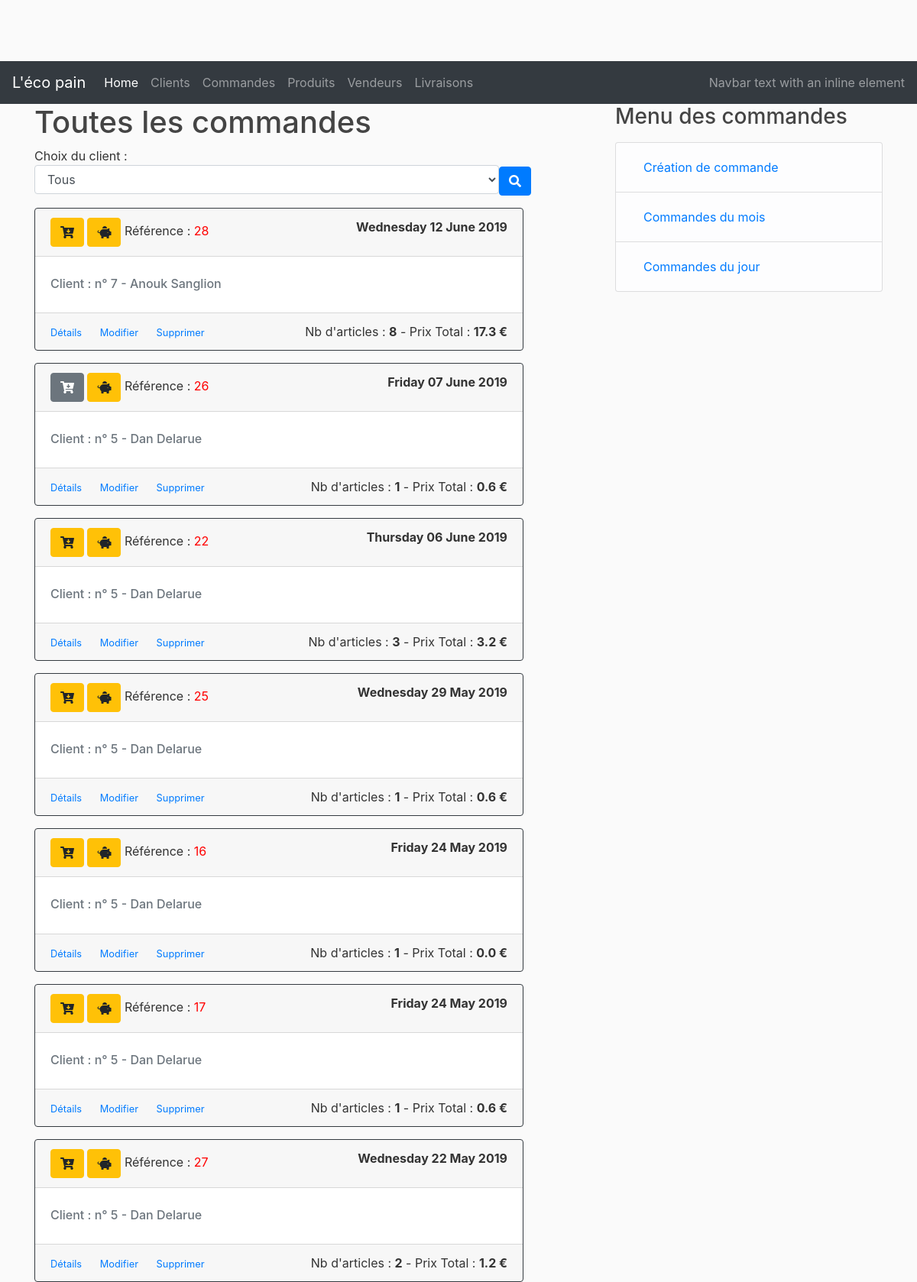
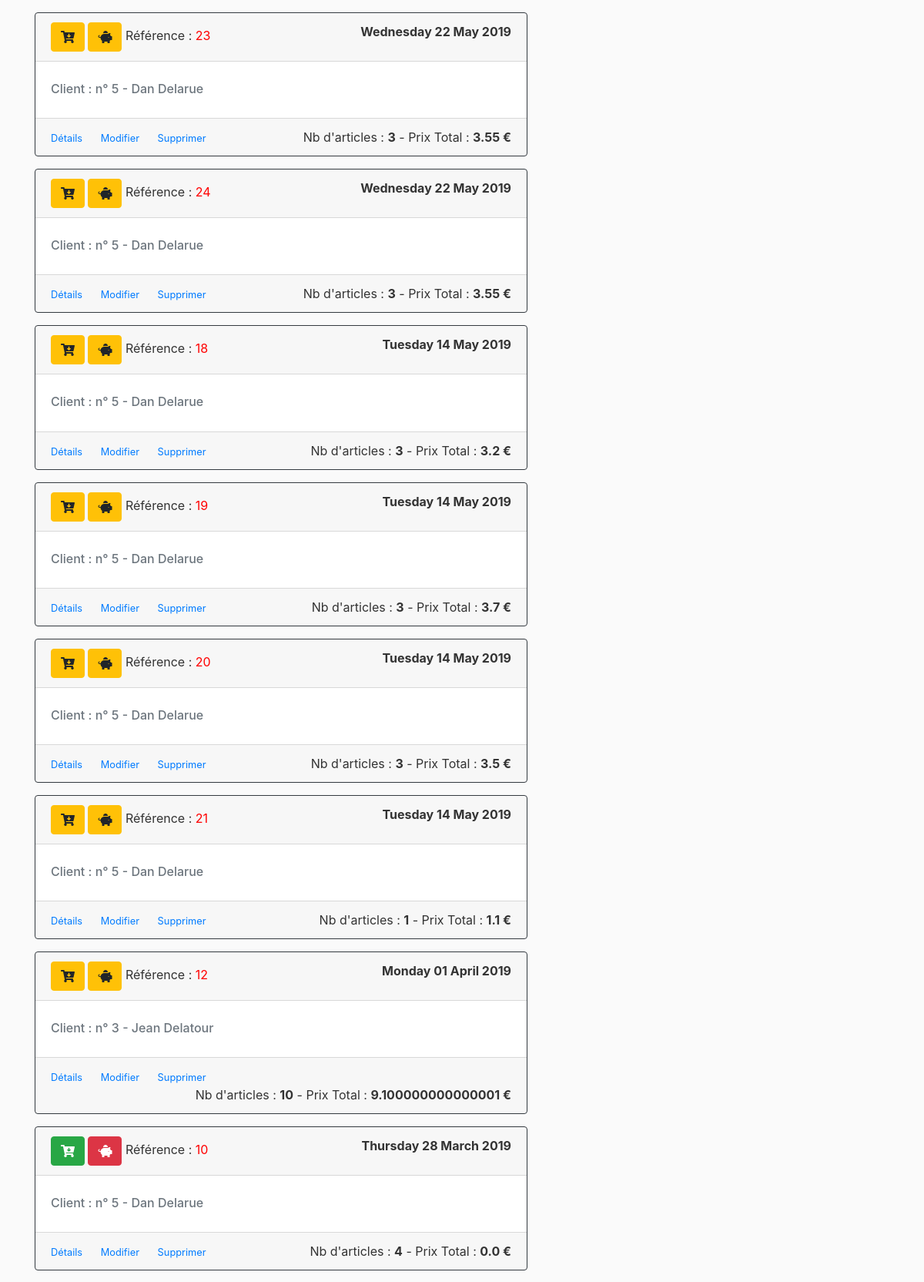
The page /orders (upper part) on the database its author committed (2 pictures, top to bottom).
### lecopain/dao/customer.py (models this page shows, shortened)
class CustomerOrder(db.Model)   :
    __tablename__               = 'customer_orders'
    id                          = db.Column(db.Integer, primary_key                             = True)
    title                       = db.Column(db.String(50), nullable                             = False)
    created_at                  = db.Column(db.DateTime, nullable                               = False, default = datetime.utcnow)
    customer_id                 = db.Column(db.Integer, db.ForeignKey('customers.id'), nullable = False)
    status                      = db.Column(db.String(20), nullable                             = False)
    vendorOrders                = db.relationship('VendorOrder', backref = 'customerOrder', lazy = True)
    delivery                    = db.relationship('Delivery', uselist=False)
    delivery_dt                 = db.Column(db.DateTime)
    payement_status             = db.Column(db.String(20), nullable                             = False)

### lecopain/controllers/order_controller.py (the view)
@order_page.route("/orders", methods=['GET', 'POST'])
def orders():
    orders = CustomerOrder.query.order_by(CustomerOrder.delivery_dt.desc()).all()
    customers = Customer.query.all()
    map = orderServices.get_maps_from_orders(orders)
    return render_template('/orders/orders.html', orders=orders, customers=customers, title="Toutes les commandes", map=map)

### lecopain/templates/orders/orders.html (shortened to what this page needs)
{% extends "layout.html" %}
{% block content %}
    <div class="form-group">
        Choix du client :<br>
        <select class="form-control" name="customer_id" style="width: 38rem; display:inline-block" >
            <option value="" SELECTED>Tous</option>
        </select><button type="button" id="more_fields" onclick="search_order_by_customer();" class="btn btn-primary display:inline-block" ><i class="fa fa-search"></i></button>
    </div>
    {% for order in orders %}
    <div class="card border-dark mb-3" style="width: 40rem;">
        <div class="card-header">
            {% if order.status == 'ANNULEE' %}
                <span class="btn btn-secondary" style="font-size: 1,8em;">
            {% endif %}
            {% if order.status == 'CREE' %}
            <span class="btn btn-warning" style="font-size: 1,8em;">
            {% endif %}
            {% if order.status == 'LIVREE' %}
            <span class="btn btn-success" style="font-size: 1,8em;">
            {% endif %}
                <i class="fas fa-cart-arrow-down "></i>
            </span>
            {% if order.payement_status == 'NON_PAYEE' and order.status != 'LIVREE'%}
            <span class="btn btn-warning" style="font-size: 1,9em;">
            {% endif %}
            {% if order.payement_status == 'NON_PAYEE' and order.status == 'LIVREE'%}
            <span class="btn btn-danger" style="font-size: 1,9em;">
            {% endif %}
                <i class="fas fa-piggy-bank "></i>
            </span>
            Référence : <span style="color:red">{{order.id}}</span>
            <span style="float: right"><b>{{ order.delivery_dt.strftime('%A %d %B %Y') }}</b></span>
        </div>
        <div class="card-body">
            <h6 class="card-subtitle mb-2 text-muted">Client : n° {{ order.customer_id }} - {{map['CUSTOMER'][order.id]}}</h6>
        </div>
        <div class="card-footer">
            <small class="text-muted">
                <a href="/orders/{{order.id}}" class="card-link">Détails</a>
                <a href="/orders/update/{{order.id}}" class="card-link">Modifier</a>
                <a href="/orders/delete/{{order.id}}" class="card-link">Supprimer</a>
            </small>
            <span style="float: right">Nb d'articles : <b>{{ map['NB_PRODUCTS'][order.id] }}</b> - Prix Total : <b>{{ map['TOTAL'][order.id] }} €</b></span>
        </div>
    </div>
    {% endfor %}
{% endblock %}
{% block right_menu %}
<div class="content-section">
    <h3>Menu des commandes</h3>
    <p class='text-muted'>
        <ul class="list-group">
        <li class="list-group-item list-group-item-light">
            <a class="nav-link" href="/orders/new">Création de commande</a></li>
        <li class="list-group-item list-group-item-light">
            <a class="nav-link" href="/orders/year/0/month/0">Commandes du mois</a></li>
        <li class="list-group-item list-group-item-light">
            <a class="nav-link" href="/orders/year/0/month/0/day/0">Commandes du jour</a></li>
        </ul>
    </p>
</div>
{% endblock %}

### lecopain/static/main.css (style rules this page uses)
body { background: #fafafa; color: #333333; margin-top: 5rem; }
h1, h2, h3, h4, h5, h6 { color:#444444; }

### rows shown on the page
CustomerOrder: id "28", delivery_dt "Wednesday 12 June 2019", customer_id "7", map "Anouk Sanglion", map "8", map "17.3"
CustomerOrder: id "26", delivery_dt "Friday 07 June 2019", customer_id "5", map "Dan Delarue", map "1", map "0.6"
CustomerOrder: id "22", delivery_dt "Thursday 06 June 2019", customer_id "5", map "Dan Delarue", map "3", map "3.2"
CustomerOrder: id "25", delivery_dt "Wednesday 29 May 2019", customer_id "5", map "Dan Delarue", map "1", map "0.6"
CustomerOrder: id "16", delivery_dt "Friday 24 May 2019", customer_id "5", map "Dan Delarue", map "1", map "0.0"
CustomerOrder: id "17", delivery_dt "Friday 24 May 2019", customer_id "5", map "Dan Delarue", map "1", map "0.6"
CustomerOrder: id "27", delivery_dt "Wednesday 22 May 2019", customer_id "5", map "Dan Delarue", map "2", map "1.2"
CustomerOrder: id "23", delivery_dt "Wednesday 22 May 2019", customer_id "5", map "Dan Delarue", map "3", map "3.55"
CustomerOrder: id "24", delivery_dt "Wednesday 22 May 2019", customer_id "5", map "Dan Delarue", map "3", map "3.55"
CustomerOrder: id "18", delivery_dt "Tuesday 14 May 2019", customer_id "5", map "Dan Delarue", map "3", map "3.2"
CustomerOrder: id "19", delivery_dt "Tuesday 14 May 2019", customer_id "5", map "Dan Delarue", map "3", map "3.7"
CustomerOrder: id "20", delivery_dt "Tuesday 14 May 2019", customer_id "5", map "Dan Delarue", map "3", map "3.5"
CustomerOrder: id "21", delivery_dt "Tuesday 14 May 2019", customer_id "5", map "Dan Delarue", map "1", map "1.1"
CustomerOrder: id "12", delivery_dt "Monday 01 April 2019", customer_id "3", map "Jean Delatour", map "10", map "9.100000000000001"
CustomerOrder: id "10", delivery_dt "Thursday 28 March 2019", customer_id "5", map "Dan Delarue", map "4", map "0.0"

### other values the page prints
{{ title }} "Toutes les commandes"
